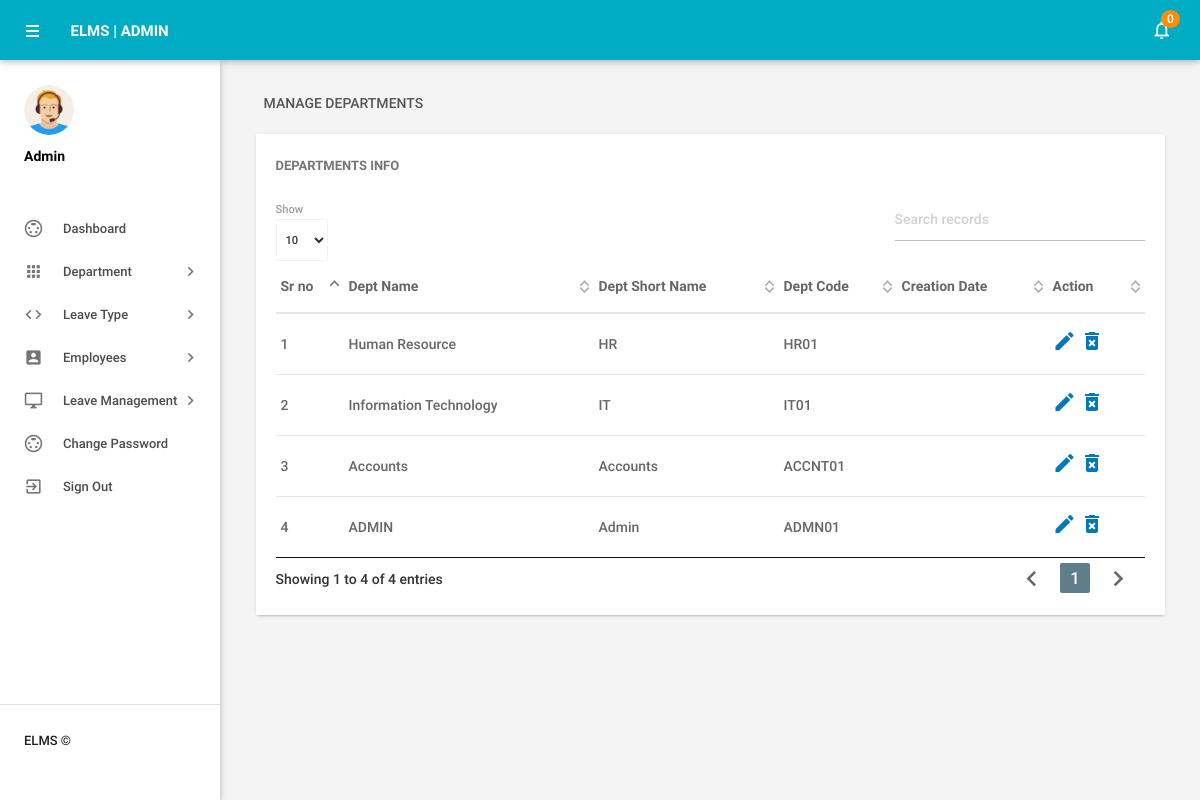
Screenshot of /admin/managedepartments.php (signed in) with the database file from the repository.
### tables this page shows
CREATE TABLE `tbldepartments` (
  `id` int(11) NOT NULL,
  `DepartmentName` varchar(150) DEFAULT NULL,
  `DepartmentShortName` varchar(100) DEFAULT NULL,
  `DepartmentCode` varchar(50) DEFAULT NULL
);

### admin/managedepartments.php (the view, shortened to what this page needs)
<?php
include('includes/config.php');
if(strlen($_SESSION['alogin'])==0)
    {
header('location:index.php');
}
else{
    ?>
<!DOCTYPE html>
<html lang="en">
    <head>
        <link type="text/css" rel="stylesheet" href="../assets/plugins/materialize/css/materialize.min.css"/>
        <link href="../assets/plugins/material-preloader/css/materialPreloader.min.css" rel="stylesheet">
        <link href="../assets/plugins/datatables/css/jquery.dataTables.min.css" rel="stylesheet">
        <link href="../assets/css/alpha.min.css" rel="stylesheet" type="text/css"/>
        <link href="../assets/css/custom.css" rel="stylesheet" type="text/css"/>
    </head>
    <body>
       <?php include('includes/header.php');?>
       <?php include('includes/sidebar.php');?>
            <main class="mn-inner">
                <div class="row">
                    <div class="col s12">
                        <div class="page-title">Manage Departments</div>
                    </div>
                    <div class="col s12 m12 l12">
                        <div class="card">
                            <div class="card-content">
                                <span class="card-title">Departments Info</span>
                                <table id="example" class="display responsive-table ">
                                    <thead>
                                        <tr>
                                            <th>Sr no</th>
                                            <th>Dept Name</th>
                                            <th>Dept Short Name</th>
                                            <th>Dept Code</th>
                                            <th>Creation Date</th>
                                            <th>Action</th>
                                        </tr>
                                    </thead>
                                    <tbody>
<?php $sql = "SELECT * from tbldepartments";
$query = $dbh -> prepare($sql);
$query->execute();
$results=$query->fetchAll(PDO::FETCH_OBJ);
$cnt=1;
if($query->rowCount() > 0)
{
foreach($results as $result)
{               ?>
                                        <tr>
                                            <td> <?php echo htmlentities($cnt);?></td>
                                            <td><?php echo htmlentities($result->DepartmentName);?></td>
                                            <td><?php echo htmlentities($result->DepartmentShortName);?></td>
                                            <td><?php echo htmlentities($result->DepartmentCode);?></td>
                                            <td><?php echo htmlentities($result->CreationDate);?></td>
                                            <td><a href="editdepartment.php?deptid=<?php echo htmlentities($result->id);?>"><i class="material-icons">mode_edit</i></a><a href="managedepartments.php?del=<?php echo htmlentities($result->id);?>" onclick="return confirm('Do you want to delete');"> <i class="material-icons">delete_forever</i></a></td>
                                        </tr>
                                         <?php $cnt++;} }?>
                                    </tbody>
                                </table>
                            </div>
                        </div>
                    </div>
                </div>
            </main>
        </div>
        <div class="left-sidebar-hover"></div>
    </body>
</html>
<?php } ?>

### admin/includes/header.php (shortened to what this page needs)
        <div class="mn-content fixed-sidebar">
            <header class="mn-header navbar-fixed">
                <nav class="cyan darken-1">
                    <div class="nav-wrapper row">
                        <section class="material-design-hamburger navigation-toggle">
                            <a href="#" data-activates="slide-out" class="button-collapse show-on-large material-design-hamburger__icon">
                                <span class="material-design-hamburger__layer"></span>
                            </a>
                        </section>
                        <div class="header-title col s3">
                            <span class="chapter-title">ELMS | Admin</span>
                        </div>
                        <ul class="right col s9 m3 nav-right-menu">
                            <li class="hide-on-small-and-down"><a href="javascript:void(0)" data-activates="dropdown1" class="dropdown-button dropdown-right show-on-large"><i class="material-icons">notifications_none</i>
<?php
$isread=0;
$sql = "SELECT id from tblleaves where IsRead=:isread";
$query = $dbh -> prepare($sql);
$query->bindParam(':isread',$isread,PDO::PARAM_STR);
$query->execute();
$unreadcount=$query->rowCount();?>
                                <span class="badge"><?php echo htmlentities($unreadcount);?></span></a></li>
                        </ul>
                    </div>
                </nav>
            </header>

### admin/includes/sidebar.php (shortened to what this page needs)
   <aside id="slide-out" class="side-nav white fixed">
              <div class="side-nav-wrapper">
                  <div class="sidebar-profile">
                      <div class="sidebar-profile-image">
                          <img src="../assets/images/profile-image.png" class="circle" alt="">
                      </div>
                      <div class="sidebar-profile-info">
                              <p>Admin</p>
                      </div>
                  </div>
              <ul class="sidebar-menu collapsible collapsible-accordion" data-collapsible="accordion">
                  <li class="no-padding"><a class="waves-effect waves-grey" href="dashboard.php"><i class="material-icons">settings_input_svideo</i>Dashboard</a></li>
                  <li class="no-padding">
                      <a class="collapsible-header waves-effect waves-grey"><i class="material-icons">apps</i>Department<i class="nav-drop-icon material-icons">keyboard_arrow_right</i></a>
                  </li>
                  <li class="no-padding">
                      <a class="collapsible-header waves-effect waves-grey"><i class="material-icons">code</i>Leave Type<i class="nav-drop-icon material-icons">keyboard_arrow_right</i></a>
                  </li>
                  <li class="no-padding">
                      <a class="collapsible-header waves-effect waves-grey"><i class="material-icons">account_box</i>Employees<i class="nav-drop-icon material-icons">keyboard_arrow_right</i></a>
                  </li>
 <li class="no-padding">
                      <a class="collapsible-header waves-effect waves-grey"><i class="material-icons">desktop_windows</i>Leave Management<i class="nav-drop-icon material-icons">keyboard_arrow_right</i></a>
                  </li>
<li class="no-padding"><a class="waves-effect waves-grey" href="changepassword.php"><i class="material-icons">settings_input_svideo</i>Change Password</a></li>
                      <li class="no-padding">
                              <a class="waves-effect waves-grey" href="logout.php"><i class="material-icons">exit_to_app</i>Sign Out</a>
                          </li>
              </ul>
                 <div class="footer">
                  <p class="copyright">ELMS ©</p>
              </div>
              </div>
          </aside>

### rows the page displays
tbldepartments: DepartmentName "Human Resource", DepartmentShortName "HR", DepartmentCode "HR01"
tbldepartments: DepartmentName "Information Technology", DepartmentShortName "IT", DepartmentCode "IT01"
tbldepartments: DepartmentName "Accounts", DepartmentShortName "Accounts", DepartmentCode "ACCNT01"
tbldepartments: DepartmentName "ADMIN", DepartmentShortName "Admin", DepartmentCode "ADMN01"

### other values shown
$unreadcount "0"
